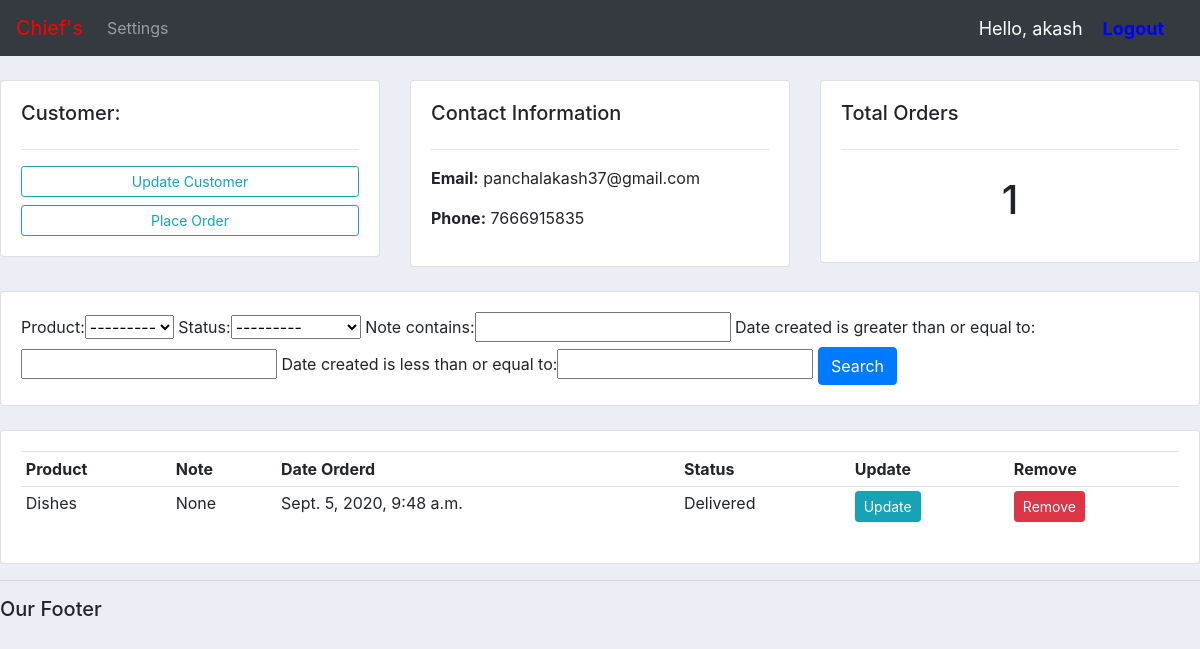
The page /customer/2/ (signed in) on the database its author committed.
### accounts/models.py (models this page shows, shortened)
class Customer(models.Model):
	user = models.OneToOneField(User, null=True, blank=True,on_delete=models.CASCADE)
	name = models.CharField(max_length=200, null=True)
	phone = models.CharField(max_length=200, null=True)
	email = models.CharField(max_length=200, null=True)
	profile_pic = models.ImageField(default="chief_logo.png",null=True, blank=True)
	date_created = models.DateTimeField(auto_now_add=True, null=True)

class Order(models.Model):
	STATUS = (
		('Pending', 'Pending'),
		('Out for deliver', 'Out for deliver'),
		('Delivered' ,'Delivered'),
		)
	customer = models.ForeignKey(Customer, null=True, on_delete= models.SET_NULL)
	product = models.ForeignKey(Product, null=True, on_delete= models.SET_NULL)
	date_created = models.DateTimeField(auto_now_add=True, null=True)
	status = models.CharField(max_length=200,null=True,choices=STATUS)
	note = models.CharField(max_length=1000,null=True)

class Product(models.Model):
	CATEGORY = (
		('Indoor' ,'Indoor'),
		('Out Door' ,'Out Door'),
		)
	name = models.CharField(max_length=200, null=True)
	price = models.FloatField(null=True)
	category = models.CharField(max_length=200, null=True, choices=CATEGORY)
	description = models.CharField(max_length=200, null=True, blank=True)
	date_created = models.DateTimeField(auto_now_add=True, null=True)
	tag = models.ManyToManyField(Tag)
	def __str__(self):
		return self.name

### accounts/decorators.py (the view)
		def wrapper_func(request, *args, **kwargs):
			group = None
			if request.user.groups.exists():
				group = request.user.groups.all()[0].name
			if group in allowed_roles:
				return view_func(request, *args, **kwargs)
			else:
				return HttpResponse('You are not authorized to view this page')

### accounts/views.py (called while the page is built)
@login_required(login_url='login')
@allowed_users(allowed_roles=['admin'])
def customer(request, pk_test):
	customer = Customer.objects.get(id=pk_test)
	orders = customer.order_set.all()
	order_count = orders.count()
	myFilter = OrderFilter(request.GET, queryset=orders)
	orders = myFilter.qs
	context = {'customer':customer, 'orders':orders, 'order_count':order_count,
	'myFilter':myFilter}
	return render(request, 'accounts/customer.html',context)

### accounts/templates/accounts/customer.html
{%  extends 'accounts/main.html' %}
{% block content %}
	<br>
<div class="row">
	<div class="col-md">
		<div class="card card-body">
			<h5>Customer:</h5>
			<hr>
			<a class="btn btn-outline-info  btn-sm btn-block" href="">Update Customer</a>
			<a class="btn btn-outline-info  btn-sm btn-block" href="{% url 'create_order' customer.id %}">Place Order</a>
		</div>
	</div>
	<div class="col-md">
		<div class="card card-body">
			<h5>Contact Information</h5>
			<hr>
			<p><b>Email:</b> {{customer.email}}</p>
			<p><b>Phone:</b> {{customer.phone}}</p>
		</div>
	</div>
	<div class="col-md">
		<div class="card card-body">
			<h5>Total Orders</h5>
			<hr>
			<h1 style="text-align: center;padding: 10px">{{order_count}}</h1>
		</div>
	</div>
</div>
<br>
<div class="row">
	<div class="col">
		<div class="card card-body">
			<form method="get">
				{{myFilter.form}}
		    <button class="btn btn-primary" type="submit">Search</button>
		  </form>
		</div>
	</div>
</div>
<br>
<div class="row">
	<div class="col-md">
		<div class="card card-body">
			<table class="table table-sm">
				<tr>
					<th>Product</th>
					<th>Note</th>
					<th>Date Orderd</th>
					<th>Status</th>
					<th>Update</th>
					<th>Remove</th>
				</tr>
				{% for order in orders %}
				<tr>
					<td>{{order.product}}</td>
					<td>{{order.note}}</td>
					<td>{{order.date_created}}</td>
					<td>{{order.status}}</td>
					<td><a class="btn btn-sm btn-info" href="{% url 'update_order' order.id %}">Update</a></td>
					<td><a class="btn btn-sm btn-danger" href="{% url 'delete_order' order.id %}">Remove</a></td>
				</tr>
				{% endfor %}
			</table>
		</div>
	</div>
</div>
{% endblock %}

### accounts/templates/accounts/navbar.html (shortened to what this page needs)
{% load static %}
<nav class="navbar navbar-expand-lg navbar-dark bg-dark">
  <a class="navbar-brand" style="color: red" href="{% url 'home' %}">Chief's</a>
  <div class="collapse navbar-collapse" id="navbarNav">
    <ul class="navbar-nav">
      {% if user.group.is_staff %}
      <li class="nav-item active">
        <a class="nav-link" href="{% url 'home' %}">Dashboard</a>
      </li>
      <li class="nav-item">
        <a class="nav-link" href="{% url 'products' %}">Products</a>
      {% else %}
      <li class="nav-item">
        <a class="nav-link" href="{% url 'account' %}">
        Settings</a>
      {% endif %}
    </ul>
  </div>
  <span class="hello_msg">Hello, {{request.user}}</span>
  <span><a id="logout_msg" href="{% url 'logout' %}"><b>Logout</b></a></span>
</nav>
{% load static %}

### static/css/main.css (style rules this page uses)
body { background-color: #ebeff5; }

### accounts/templates/accounts/navbar.html (style rules this page uses)
.hello_msg { font-size: 18px; color: #fff; margin-right: 20px }
#logout_msg { font-size: 18px; color: blue; margin-right: 20px }

### rows shown on the page
Customer: email "panchalakash37@gmail.com", phone "7666915835"
Order: product "Dishes", note "None", date_created "Sept. 5, 2020, 9:48 a.m.", status "Delivered"

### other values the page prints
{{ request.user }} "akash"
{{ order_count }} "1"
